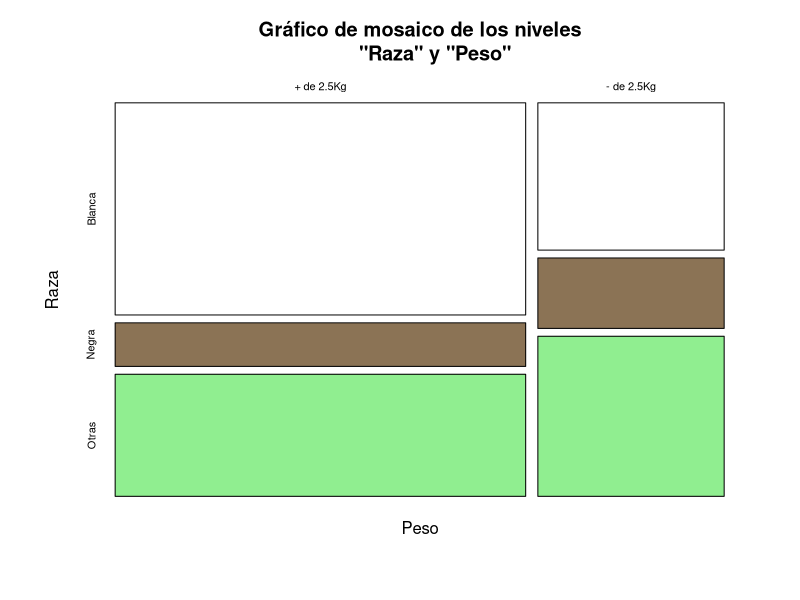
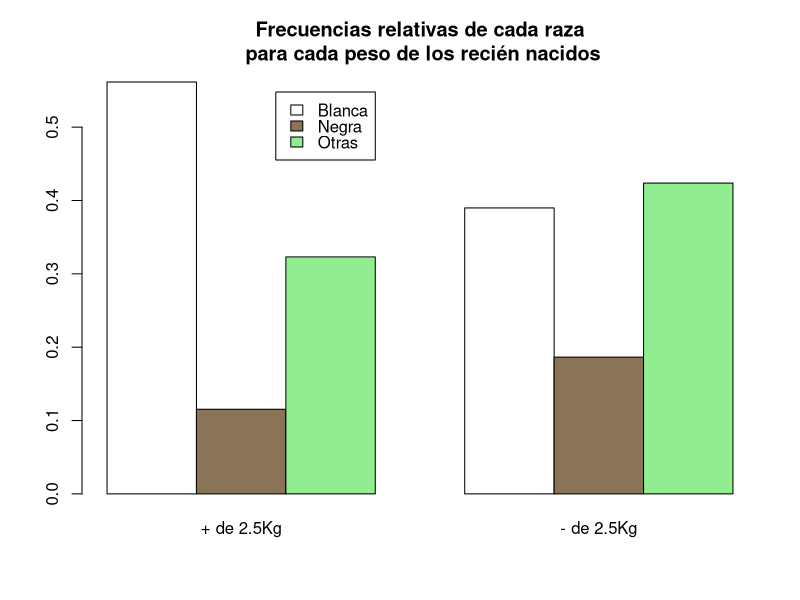
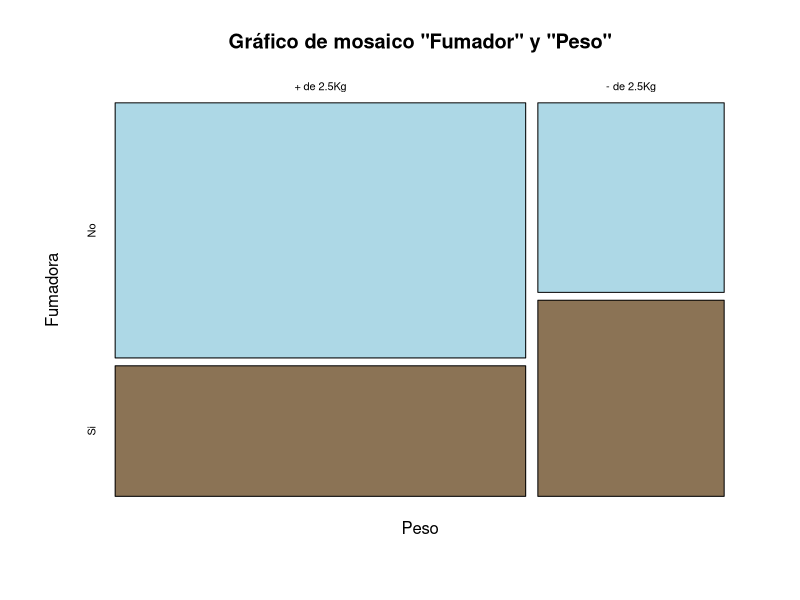
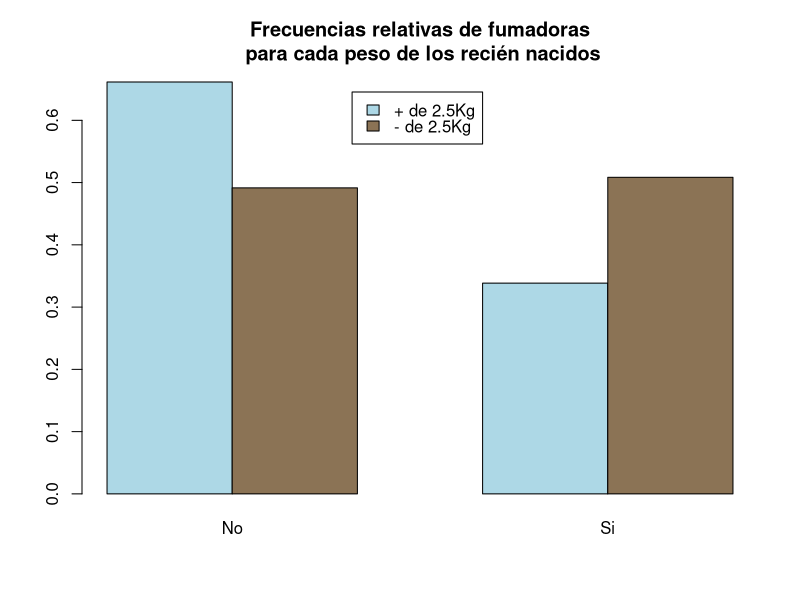

R code for these plots, in order: (Note: this script raises an error after producing the figures.)
## ---- chunk 1
knitr::opts_chunk$set(echo = TRUE)
## ---- chunk 2
library(MASS)
str(birthwt)
## ---- chunk 3
str(birthwt)
head(birthwt,5)
help("birthwt")
## ---- chunk 4
lowrace=table(birthwt$race, birthwt$low)
dimnames(lowrace) = list(
  Raza = c("Blanca", "Negra", "Otras"),
  Peso = c("+ de 2.5Kg", "- de 2.5Kg")
)
prop.table(lowrace, margin=2) #por peso

## ---- chunk 5
plot(t(prop.table(lowrace)), col=c("white","burlywood4", "lightgreen"), main="Gráfico de mosaico de los niveles
     \"Raza\" y \"Peso\"")
## ---- chunk 6
barplot(prop.table(lowrace, margin = 2), beside = TRUE,
        col = c("white","burlywood4", "lightgreen"), 
        args.legend = list(x=ncol(lowrace)+2, y.intersp=0.8),
        main = "Frecuencias relativas de cada raza\n para cada peso de los recién nacidos", legend.text=TRUE)
## ---- chunk 7
smokelow=table(birthwt$smoke, birthwt$low)
dimnames(smokelow) = list(
  Fumadora = c("No", "Si"),
  Peso = c("+ de 2.5Kg", "- de 2.5Kg")
)
prop.table(smokelow, margin=2)
plot(t(prop.table(smokelow)), col=c("lightblue","burlywood4"), main="Gráfico de mosaico \"Fumador\" y \"Peso\"")

barplot(t(prop.table(smokelow, margin = 2)), beside = TRUE,
        col = c("lightblue","burlywood4"), 
        args.legend = list(x=ncol(smokelow)+2, y.intersp=0.8),
        main = "Frecuencias relativas de fumadoras\n para cada peso de los recién nacidos", legend.text=TRUE)
## ---- chunk 8
htlow=table(birthwt$ht, birthwt$low)
dimnames(htlow) = list(
  Hipertensa = c("No", "Si"),
  Peso = c("+ de 2.5Kg", "- de 2.5Kg"),
)
prop.table(htlow, margin=2)
plot(t(prop.table(htlow)), col=c("lightblue","burlywood4"), main="Gráfico de mosaico \"Hipertension\" y \"Peso\"")

barplot(prop.table(htlow, margin = 2), beside = TRUE,
        col = c("lightblue","burlywood4"), 
        args.legend = list(x=ncol(htlow)+2, y.intersp=0.8),
        main = "Frecuencias relativas de hipertensas\n para cada peso de los recién nacidos", legend.text=TRUE)
## ---- chunk 9
htracelow=table(birthwt$ht, birthwt$race,birthwt$low)
dimnames(htracelow) = list(
  Hipertensa = c("No", "Si"),
  Raza = c("Blanca", "Negra", "Otras"),
  Peso = c("+ de 2.5Kg", "- de 2.5Kg")
  
)
prop.table(htracelow, margin=2)

## ---- chunk 10
htracelow=table(birthwt$low,birthwt$race,birthwt$ht )
dimnames(htracelow) = list(
  Peso = c("+ de 2.5Kg", "- de 2.5Kg"),
  Raza = c("Blanca", "Negra", "Otras"),
   Hipertensa = c("No", "Si")
)
prop.table(htracelow, margin=1)
plot(htracelow, col=c("lightblue","burlywood4"), main="Gráfico de mosaico \"Raza\", \"Hipertension\" y \"Peso\"")
